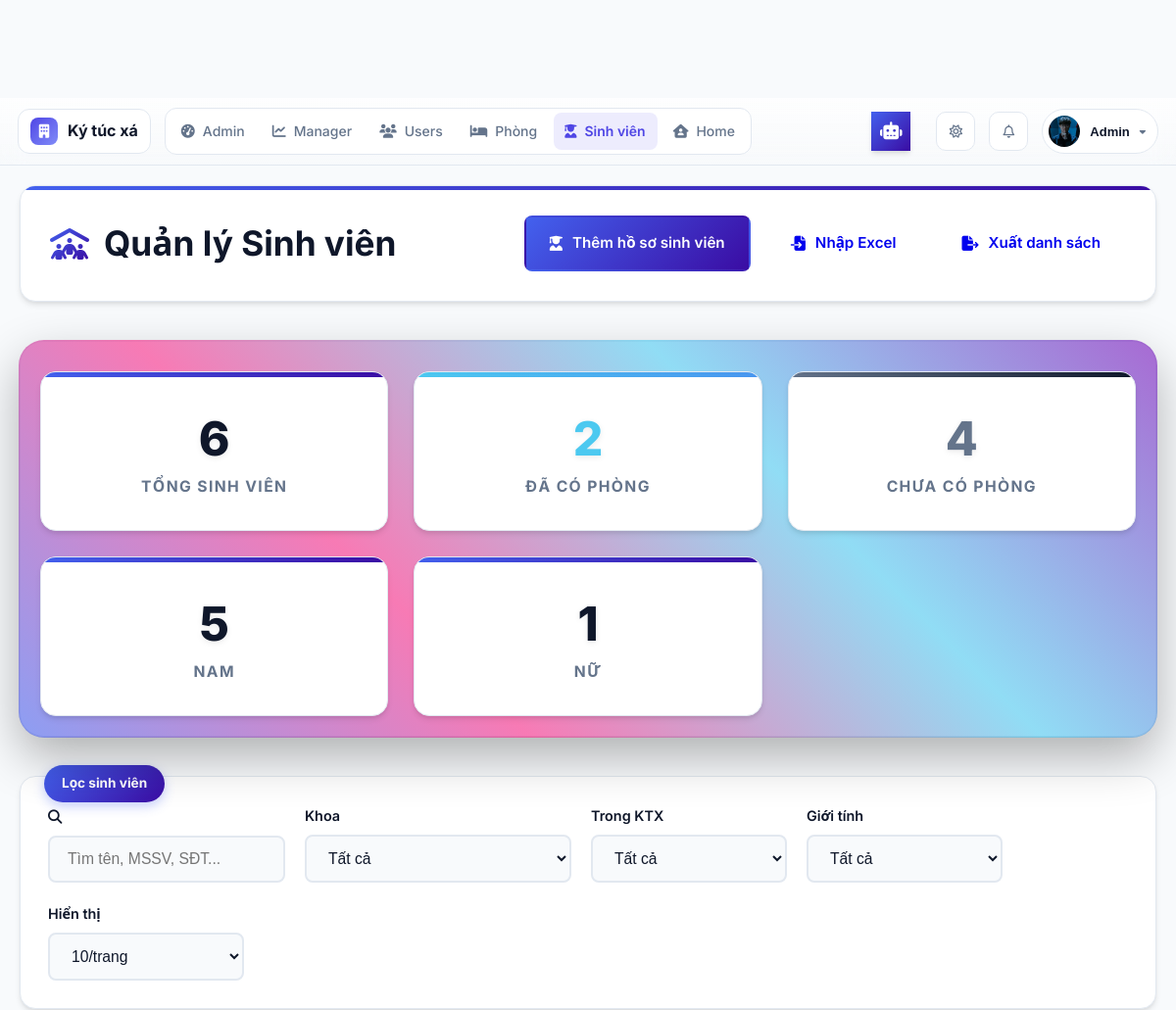
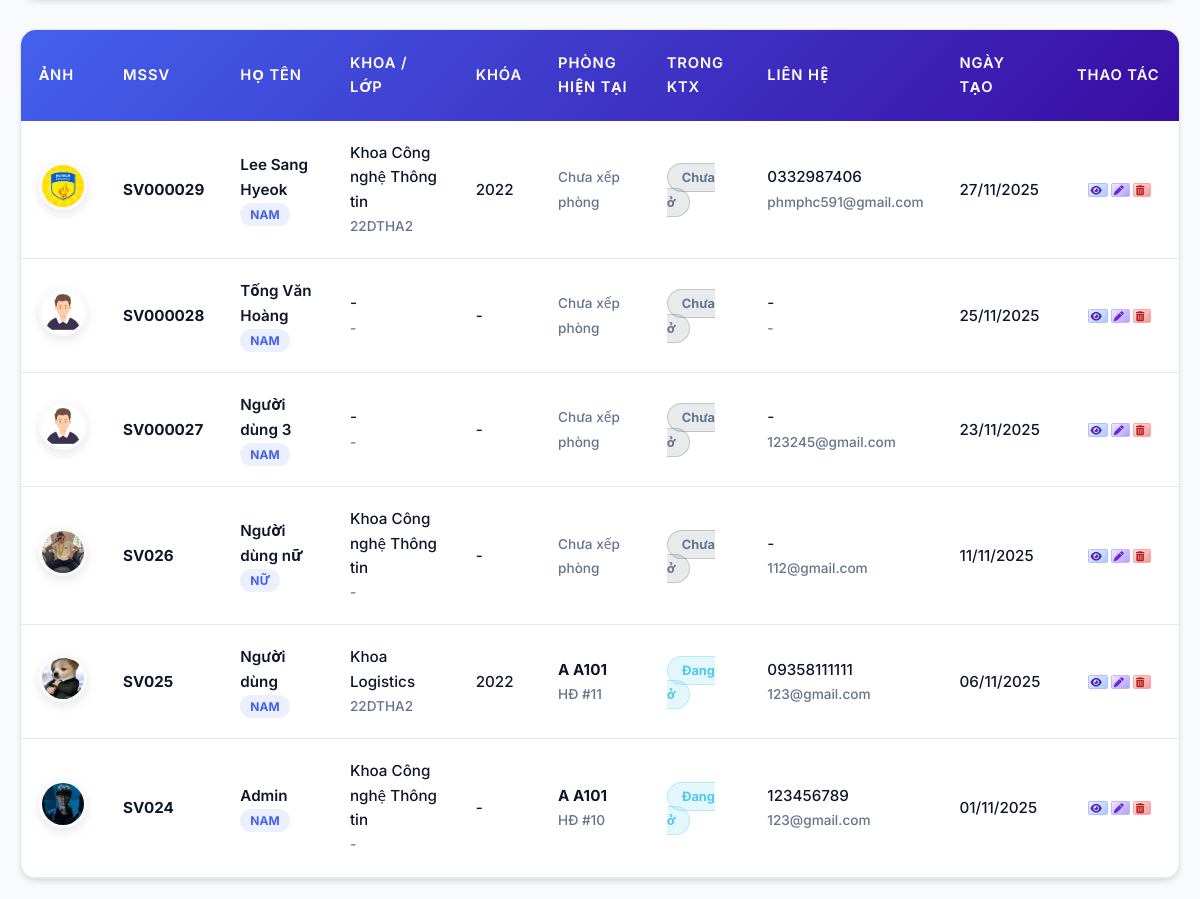
The app's page /modules/staff/students/student_list.php (signed in) with its own data (2 pictures, top to bottom).
### tables this page shows
CREATE TABLE IF NOT EXISTS `students` (
  `StudentID` int NOT NULL AUTO_INCREMENT,
  `UserID` int DEFAULT NULL,
  `StudentCode` varchar(20) NOT NULL,
  `FullName` varchar(100) NOT NULL,
  `Email` varchar(100) DEFAULT NULL,
  `Gender` enum('Nam','Nữ','Khác') NOT NULL,
  `BirthDate` date DEFAULT NULL,
  `CitizenID` varchar(20) DEFAULT NULL,
  `Hometown` varchar(100) DEFAULT NULL,
  `Address` varchar(255) DEFAULT NULL,
  `Phone` varchar(15) DEFAULT NULL,
  `ClassName` varchar(100) DEFAULT NULL,
  `CourseYear` varchar(9) DEFAULT NULL,
  `Avatar` varchar(255) DEFAULT NULL,
  `EmergencyContact` varchar(255) DEFAULT NULL,
  `CheckInDate` date DEFAULT NULL,
  `CheckOutDate` date DEFAULT NULL,
  `IsInDorm` tinyint(1) DEFAULT '1',
  `CreatedAt` datetime DEFAULT CURRENT_TIMESTAMP,
  `UpdatedAt` datetime DEFAULT CURRENT_TIMESTAMP ON UPDATE CURRENT_TIMESTAMP,
  `FacultyID` int DEFAULT NULL,
  PRIMARY KEY (`StudentID`),
  UNIQUE KEY `StudentCode` (`StudentCode`),
  UNIQUE KEY `UserID` (`UserID`),
  KEY `fk_faculty` (`FacultyID`),
  CONSTRAINT `fk_faculty` FOREIGN KEY (`FacultyID`) REFERENCES `faculties` (`FacultyID`) ON DELETE SET NULL ON UPDATE CASCADE,
  CONSTRAINT `students_ibfk_1` FOREIGN KEY (`UserID`) REFERENCES `users` (`UserID`)
);

CREATE TABLE IF NOT EXISTS `faculties` (
  `FacultyID` int NOT NULL AUTO_INCREMENT,
  `FacultyCode` varchar(20) NOT NULL,
  `FacultyName` varchar(255) NOT NULL,
  `CreatedAt` timestamp NULL DEFAULT CURRENT_TIMESTAMP,
  PRIMARY KEY (`FacultyID`),
  UNIQUE KEY `FacultyCode` (`FacultyCode`)
);

CREATE TABLE IF NOT EXISTS `contracts` (
  `ContractID` int NOT NULL AUTO_INCREMENT,
  `StudentID` int NOT NULL,
  `RoomID` int NOT NULL,
  `StartDate` date NOT NULL,
  `EndDate` date NOT NULL,
  `Deposit` decimal(12,2) DEFAULT '0.00' COMMENT 'Tiền đặt cọc hợp đồng',
  `Status` enum('Hiệu lực','Hết hạn','Đã hủy') DEFAULT 'Hiệu lực',
  `CreatedAt` datetime DEFAULT CURRENT_TIMESTAMP,
  `UpdatedAt` datetime DEFAULT CURRENT_TIMESTAMP ON UPDATE CURRENT_TIMESTAMP,
  `PaymentStatus` enum('Còn nợ','Đã thanh toán đủ') NOT NULL DEFAULT 'Còn nợ',
  PRIMARY KEY (`ContractID`),
  KEY `StudentID` (`StudentID`),
  KEY `RoomID` (`RoomID`),
  CONSTRAINT `contracts_ibfk_1` FOREIGN KEY (`StudentID`) REFERENCES `students` (`StudentID`) ON DELETE CASCADE ON UPDATE CASCADE,
  CONSTRAINT `contracts_ibfk_2` FOREIGN KEY (`RoomID`) REFERENCES `rooms` (`RoomID`) ON DELETE CASCADE ON UPDATE CASCADE
);

CREATE TABLE IF NOT EXISTS `buildings` (
  `BuildingID` int NOT NULL AUTO_INCREMENT,
  `BuildingName` varchar(100) DEFAULT NULL,
  `Description` varchar(255) DEFAULT NULL,
  `Floors` int DEFAULT '1',
  PRIMARY KEY (`BuildingID`)
);

CREATE TABLE IF NOT EXISTS `rooms` (
  `RoomID` int NOT NULL AUTO_INCREMENT,
  `BuildingID` int NOT NULL,
  `RoomNumber` varchar(10) DEFAULT NULL,
  `Capacity` int NOT NULL,
  `CurrentOccupants` int DEFAULT '0',
  `RoomType` enum('Nam','Nữ','Khác') NOT NULL,
  `RoomPrice` decimal(10,2) NOT NULL,
  `Status` enum('Trống','Đầy','Bảo trì') DEFAULT 'Trống',
  `ImagePath` varchar(255) DEFAULT NULL,
  `Gallery` json DEFAULT NULL,
  `Description` text,
  `Amenities` json DEFAULT NULL,
  `CreatedAt` datetime DEFAULT CURRENT_TIMESTAMP,
  `UpdatedAt` datetime DEFAULT CURRENT_TIMESTAMP ON UPDATE CURRENT_TIMESTAMP,
  PRIMARY KEY (`RoomID`),
  UNIQUE KEY `uq_rooms_building_room` (`BuildingID`,`RoomNumber`),
  CONSTRAINT `rooms_ibfk_1` FOREIGN KEY (`BuildingID`) REFERENCES `buildings` (`BuildingID`)
);

### modules/staff/students/student_list.php (the view, shortened to what the rows shown need)
<?php
require_once '../../../db_connect.php';
require_once '../../../includes/admin_header.php';
$conn->set_charset('utf8mb4');
$perPage = (int)($_GET['pp'] ?? 10);
$page    = max(1, (int)($_GET['page'] ?? 1));
$offset  = ($page - 1) * $perPage;
$where = " WHERE 1=1 ";
$sql = "
SELECT
    s.StudentID, s.UserID, s.StudentCode, s.FullName, s.Gender,
    s.FacultyID, f.FacultyName,
    s.ClassName, s.CourseYear, s.Phone, s.Email,
    s.IsInDorm, s.CreatedAt, s.Avatar,
    CASE WHEN EXISTS(
        SELECT 1 FROM Contracts c0
        WHERE c0.StudentID = s.StudentID AND c0.Status = 'Hiệu lực'
    ) THEN 1 ELSE 0 END AS InDormLive,
    c.ContractID,
    r.RoomNumber,
    b.BuildingName
FROM Students s
LEFT JOIN Faculties f
    ON f.FacultyID = s.FacultyID
LEFT JOIN Contracts c
    ON c.ContractID = (
        SELECT c2.ContractID
        FROM Contracts c2
        WHERE c2.StudentID = s.StudentID AND c2.Status = 'Hiệu lực'
        ORDER BY c2.StartDate DESC, c2.ContractID DESC
        LIMIT 1
    )
LEFT JOIN Rooms r ON r.RoomID = c.RoomID
LEFT JOIN Buildings b ON b.BuildingID = r.BuildingID
$where
ORDER BY s.CreatedAt DESC
LIMIT $perPage OFFSET $offset
";
$listRes = $conn->query($sql);
function badge($text, $class = '')
{
    return "<span class=\"badge $class\">$text</span>";
}
function yesNoChip(bool $bool)
{
    return $bool
        ? "<span class='chip yes'>Đang ở</span>"
        : "<span class='chip no'>Chưa ở</span>";
}
function avatarUrl(?string $path, ?string $gender): string
{
    $fallback = '/assets/img/avatars/user.png';
    if ($gender === 'Nam') $fallback = '/assets/img/avatars/user.png';
    elseif ($gender === 'Nữ') $fallback = '/assets/img/avatars/user.png';
    $rel = trim((string)$path);
    if ($rel === '') return $fallback;
    if ($rel[0] !== '/') $rel = '/' . $rel;
    return htmlspecialchars($rel, ENT_QUOTES);
}
?>
<!DOCTYPE html>
<html lang="vi">
<head>
    <link rel="stylesheet" href="../../../assets/css/admin/admin_header.css">
    <link rel="stylesheet" href="../../../assets/css/staff/students/staff_student_list.css">
    <link rel="stylesheet" href="https://cdnjs.cloudflare.com/ajax/libs/font-awesome/6.5.0/css/all.min.css">
    <link rel="stylesheet" href="https://cdnjs.cloudflare.com/ajax/libs/animate.css/4.1.1/animate.min.css">
</head>
<body>
    <div class="student-container">
        <div class="page-header">
            <h2><i class="fa-solid fa-people-roof"></i> Quản lý Sinh viên</h2>
        </div>
        <div class="table-wrap">
            <?php if ($listRes && $listRes->num_rows > 0): ?>
                <table class="table">
                    <thead>
                        <tr>
                            <th>Ảnh</th>
                            <th>MSSV</th>
                            <th>Họ tên</th>
                            <th>Khoa / Lớp</th>
                            <th>Khóa</th>
                            <th>Phòng hiện tại</th>
                            <th>Trong KTX</th>
                            <th>Liên hệ</th>
                            <th>Ngày tạo</th>
                            <th style="width:120px">Thao tác</th>
                        </tr>
                    </thead>
                    <tbody>
                        <?php while ($row = $listRes->fetch_assoc()): ?>
                            <tr>
                                <td>
                                    <img class="avatar"
                                        src="<?= avatarUrl($row['Avatar'] ?? '', $row['Gender'] ?? null) ?>"
                                        alt="avatar" loading="lazy">
                                </td>
                                <td><strong><?= htmlspecialchars($row['StudentCode']) ?></strong></td>
                                <td>
                                    <div class="name">
                                        <?= htmlspecialchars($row['FullName']) ?>
                                        <?= $row['Gender'] ? badge($row['Gender'], 'light') : '' ?>
                                    </div>
                                </td>
                                <td>
                                    <div><?= htmlspecialchars($row['FacultyName'] ?? '-') ?></div>
                                    <small class="muted">
                                        <?= htmlspecialchars($row['ClassName'] ?: '-') ?>
                                    </small>
                                </td>
                                <td><?= $row['CourseYear'] ? (int)$row['CourseYear'] : '-' ?></td>
                                <td>
                                    <?php if (!empty($row['RoomNumber'])): ?>
                                        <strong>
                                            <?= htmlspecialchars($row['BuildingName']) ?>
                                            <?= htmlspecialchars($row['RoomNumber']) ?>
                                        </strong>
                                        <?php if ($row['ContractID']): ?>
                                            <br>
                                            <small class="muted">
                                                HĐ #<?= (int)$row['ContractID'] ?>
                                            </small>
                                        <?php endif; ?>
                                    <?php else: ?>
                                        <span class="muted">Chưa xếp phòng</span>
                                    <?php endif; ?>
                                </td>
                                <td><?= yesNoChip((bool)$row['InDormLive']) ?></td>
                                <td>
                                    <div><?= htmlspecialchars($row['Phone'] ?: '-') ?></div>
                                    <small class="muted">
                                        <?= htmlspecialchars($row['Email'] ?: '-') ?>
                                    </small>
                                </td>
                                <td>
                                    <?= $row['CreatedAt']
                                        ? date('d/m/Y', strtotime($row['CreatedAt']))
                                        : '-' ?>
                                </td>
                                <td>
                                    <div class="row-actions">
                                        <a href="student_detail.php?id=<?= (int)$row['StudentID'] ?>"
                                            class="action-btn view"
                                            title="Xem chi tiết">
                                            <i class="fa-solid fa-eye"></i>
                                        </a>
                                        <?php if ($_SESSION['Role'] === 'Admin'): ?>
                                        <a href="student_edit.php?id=<?= (int)$row['StudentID'] ?>"
                                            class="action-btn edit"
                                            title="Sửa thông tin">
                                            <i class="fa-solid fa-pen"></i>
                                        </a>
                                            <button class="action-btn delete"
                                                title="Xóa sinh viên"
                                                onclick="deleteStudent(<?= (int)$row['StudentID'] ?>,'<?= htmlspecialchars($row['FullName'], ENT_QUOTES) ?>', this)">
                                                <i class="fa-solid fa-trash-can"></i>
                                            </button>
                                        <?php endif; ?>
                                    </div>
                                </td>
                            </tr>
                        <?php endwhile; ?>
                    </tbody>
                </table>
            <?php endif; ?>
        </div>
    </div>
</body>
</html>

### includes/admin_header.php (shortened to what the rows shown need)
<?php
require_once __DIR__ . "/error_handler.php";
$userName = $_SESSION['FullName'] ?? 'Quản trị viên';
$userAvatar = $_SESSION['Avatar'] ?? null;
$base = '/';
if (!$userAvatar && isset($_SESSION['UserID']) && isset($conn) && $conn instanceof mysqli) {
    try {
        $userId = (int)$_SESSION['UserID'];
        $stmt = $conn->prepare("SELECT Avatar FROM Students WHERE UserID = ? LIMIT 1");
        if ($stmt) {
            $stmt->bind_param("i", $userId);
            $stmt->execute();
            $res = $stmt->get_result();
            if ($row = $res->fetch_assoc()) {
                $userAvatar = $row['Avatar'];
            }
        }
    } catch (Exception $e) {
    }
}
$avatarPath = $base . 'assets/img/avatars/user.png';
if ($userAvatar && !empty($userAvatar)) {
    if (preg_match('/^https?:\/\//', $userAvatar)) {
        $avatarPath = $userAvatar;
    } else {
        $avatarPath = $base . ltrim($userAvatar, '/');
    }
}
?>
<!DOCTYPE html>
<html lang="vi">
<head>
    <link rel="stylesheet" href="https://cdnjs.cloudflare.com/ajax/libs/font-awesome/6.5.0/css/all.min.css" />
    <link rel="stylesheet" href="<?= $base ?>assets/css/global.css" />
    <link rel="stylesheet" href="<?= $base ?>assets/css/admin/admin_header.css" />
    <link rel="stylesheet" href="<?= $base ?>assets/css/admin/chat_ai_widget.css" />
</head>
<body class="theme-auto" data-base="<?= $base ?>">
    <header class="admin-header">
        <div class="right">
            <div class="admin-profile">
                <button class="profile-btn" aria-haspopup="true" aria-expanded="false">
                    <img src="<?= htmlspecialchars($avatarPath) ?>" alt="Avatar" onerror="this.src='<?= $base ?>assets/img/avatars/user.png'">
                    <span class="name"><?= htmlspecialchars($userName) ?></span>
                    <i class="fas fa-caret-down caret"></i>
                </button>
            </div>
        </div>
    </header>
    <main style="min-height: 80vh;">

### records on screen
students: Avatar (picture)
students: Avatar+Gender (picture), StudentCode "SV000029", FullName "Lee Sang Hyeok", Gender "NAM", FacultyID.FacultyName "Khoa Công nghệ Thông tin", ClassName "22DTHA2", CourseYear "2022", shows "Chưa xếp phòng", shows "Chưa ở", Phone "0332987406", Email "phmphc591@gmail.com", CreatedAt "27/11/2025"
students: StudentCode "SV000028", FullName "Tống Văn Hoàng", Gender "NAM", FacultyName "-", ClassName "-", shows "Chưa xếp phòng", shows "Chưa ở", Phone "-", Email "-", CreatedAt "25/11/2025"
students: StudentCode "SV000027", FullName "Người dùng 3", Gender "NAM", FacultyName "-", ClassName "-", shows "Chưa xếp phòng", shows "Chưa ở", Phone "-", Email "123245@gmail.com", CreatedAt "23/11/2025"
students: Avatar (picture), StudentCode "SV026", FullName "Người dùng nữ", Gender "NỮ", FacultyID.FacultyName "Khoa Công nghệ Thông tin", ClassName "-", shows "Chưa xếp phòng", shows "Chưa ở", Phone "-", Email "112@gmail.com", CreatedAt "11/11/2025"
contracts: StudentID.Avatar (picture), StudentID.StudentCode "SV025", StudentID.FullName "Người dùng", StudentID.Gender "NAM", faculties.FacultyName "Khoa Logistics", StudentID.ClassName "22DTHA2", StudentID.CourseYear "2022", buildings.BuildingName "A", RoomID.RoomNumber "A101", ContractID "11", shows "Đang ở", StudentID.Phone "09358111111", StudentID.Email "123@gmail.com", StudentID.CreatedAt "06/11/2025"
contracts: StudentID.Avatar (picture), StudentID.StudentCode "SV024", StudentID.FullName "Admin", StudentID.Gender "NAM", faculties.FacultyName "Khoa Công nghệ Thông tin", StudentID.ClassName "-", buildings.BuildingName "A", RoomID.RoomNumber "A101", ContractID "10", shows "Đang ở", StudentID.Phone "123456789", StudentID.Email "123@gmail.com", StudentID.CreatedAt "01/11/2025"

### other values on screen
$userName "Admin"
$stats['total'] "6"
$stats['in_dorm'] "2"
$stats['out_dorm'] "4"
$stats['male'] "5"
$stats['female'] "1"
form field pp "10/trang"
